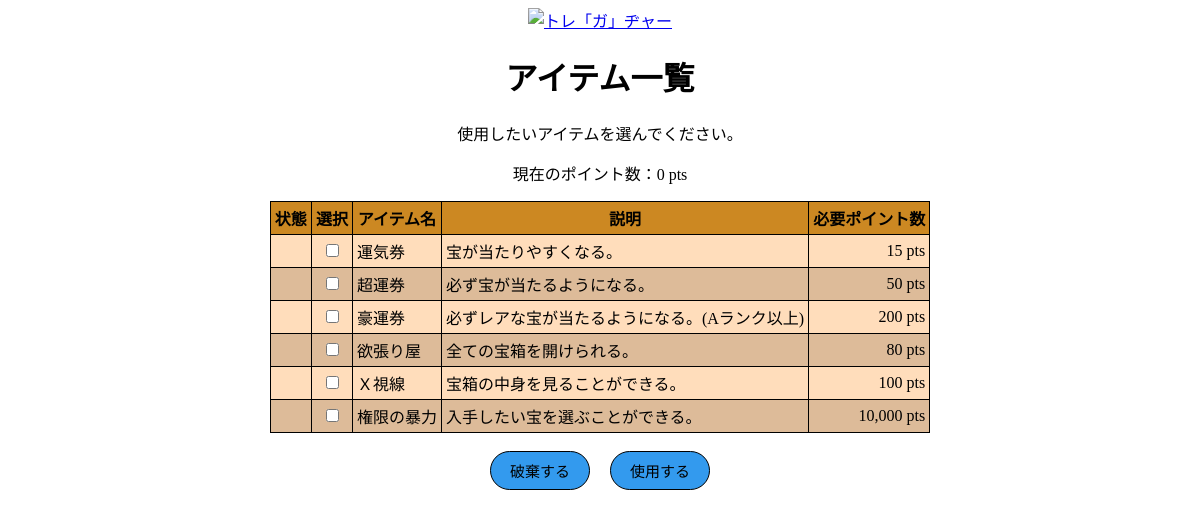
The page /items/index.php on the database its author committed.
### tables this page shows
CREATE TABLE IF NOT EXISTS Items  (
    item_id    INTEGER PRIMARY KEY AUTO_INCREMENT,
    item_name  VARCHAR(128),
    item_desc  VARCHAR(128),
    item_point VARCHAR(128)
);

### items/index.php (the view, shortened to what this page needs)
<?php require '../initial/db-connect.php' ?>
<?php
    $sql = $db -> prepare('SELECT * FROM Accounts WHERE account_id=?');
    $sql -> execute([$_SESSION['loginfo']['acc_id']]);
    $res = $sql -> fetch(PDO::FETCH_ASSOC);
?>
<!DOCTYPE html>
<html lang="en">
    <head>
        <link rel="stylesheet" href="../css/items.css">
    </head>
    <body>
        <div class="centering">
            <h1>アイテム一覧</h1>
            <p>使用したいアイテムを選んでください。</p>
            <p>現在のポイント数：<?=number_format($res['account_point'])?> pts</p>
            <?php
                $ids = $_POST['id'] ?? null;
                print_r($ids);
            ?>
            <form action="?" method="post">
                <table>
                    <thead>
                        <tr>
                            <th>状態</th>
                            <th>選択</th>
                            <th>アイテム名</th>
                            <th>説明</th>
                            <th>必要ポイント数</th>
                        </tr>
                    </thead>
                    <tbody>
                        <?php
                            $sql = $db -> query("SELECT * FROM Items");
                            $item = $sql -> fetchAll(PDO::FETCH_ASSOC);
                            foreach($item as $row) {
                                $isUsing = false;
                                echo '<tr>';
                                echo '<td class="middle">', $isUsing ? '✔' : '', '</td>', "\n";
                                echo '<td><input type="checkbox" name="id[]" value="', $row['item_id'], '"';
                                if ($ids) {
                                    if($isUsing) echo ' checked';
                                }
                                echo '></td>', "\n";
                                echo '<td class="left">', $row['item_name'], '</td>', "\n";
                                echo '<td class="left">', $row['item_desc'], '</td>', "\n";
                                echo '<td class="right">', number_format($row['item_point']), ' pts</td>', "\n";
                                echo '</tr>';
                            }
                        ?>
                    </tbody>
                </table><br>
                <button class="go" formaction="drop.php">破棄する</button>&emsp;
                <button class="go" formaction="using.php">使用する</button>
            </form>
        </div>
    </body>
</html>

### css/items.css (style rules this page uses)
.centering { margin: 0 auto; text-align: center; }
table, th, td { border: 1px solid #000000; border-collapse: collapse; padding: 4px; }
table { margin: auto; }
thead>tr { background-color: #c82; }
tbody>tr:nth-child(2n) { background-color: #db9; }
tbody>tr:nth-child(2n+1) { background-color: #fdb; }
.left { text-align: left; }
.middle { text-align: middle; }
.right { text-align: right; }
.go { font-size: 15px; padding: 8px; border: 1px solid black; border-radius: 20px; width: 100px; color: inherit; cursor: pointer; background: rgb(51, 154, 238); transition: all 0.1s; }

### rows shown on the page
items: item_name "運気券", item_desc "宝が当たりやすくなる。", item_point "15"
items: item_name "超運券", item_desc "必ず宝が当たるようになる。", item_point "50"
items: item_name "豪運券", item_desc "必ずレアな宝が当たるようになる。(Aランク以上)", item_point "200"
items: item_name "欲張り屋", item_desc "全ての宝箱を開けられる。", item_point "80"
items: item_name "Ｘ視線", item_desc "宝箱の中身を見ることができる。", item_point "100"
items: item_name "権限の暴力", item_desc "入手したい宝を選ぶことができる。", item_point "10,000"

### other values the page prints
$res['account_point'] "0"
